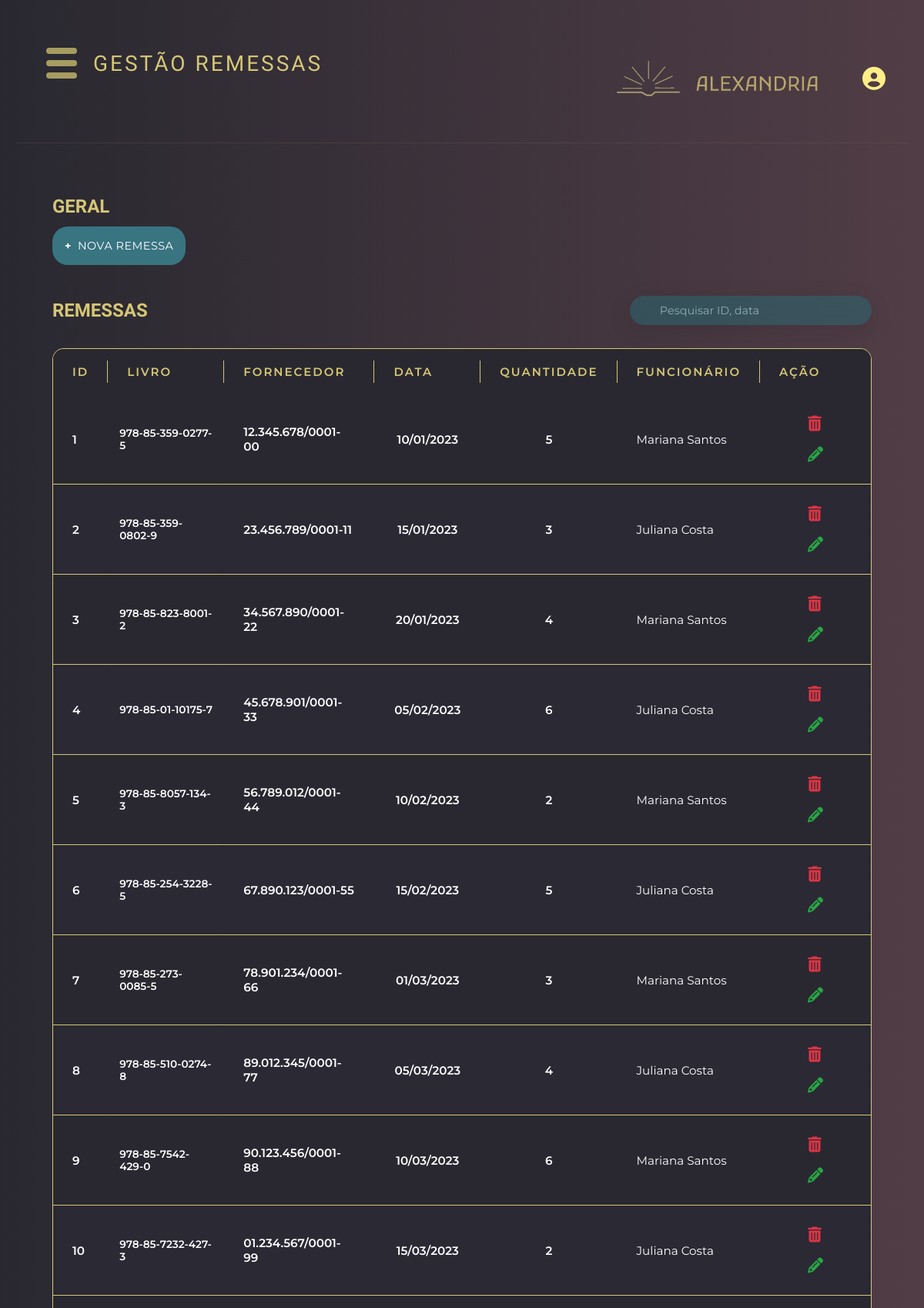
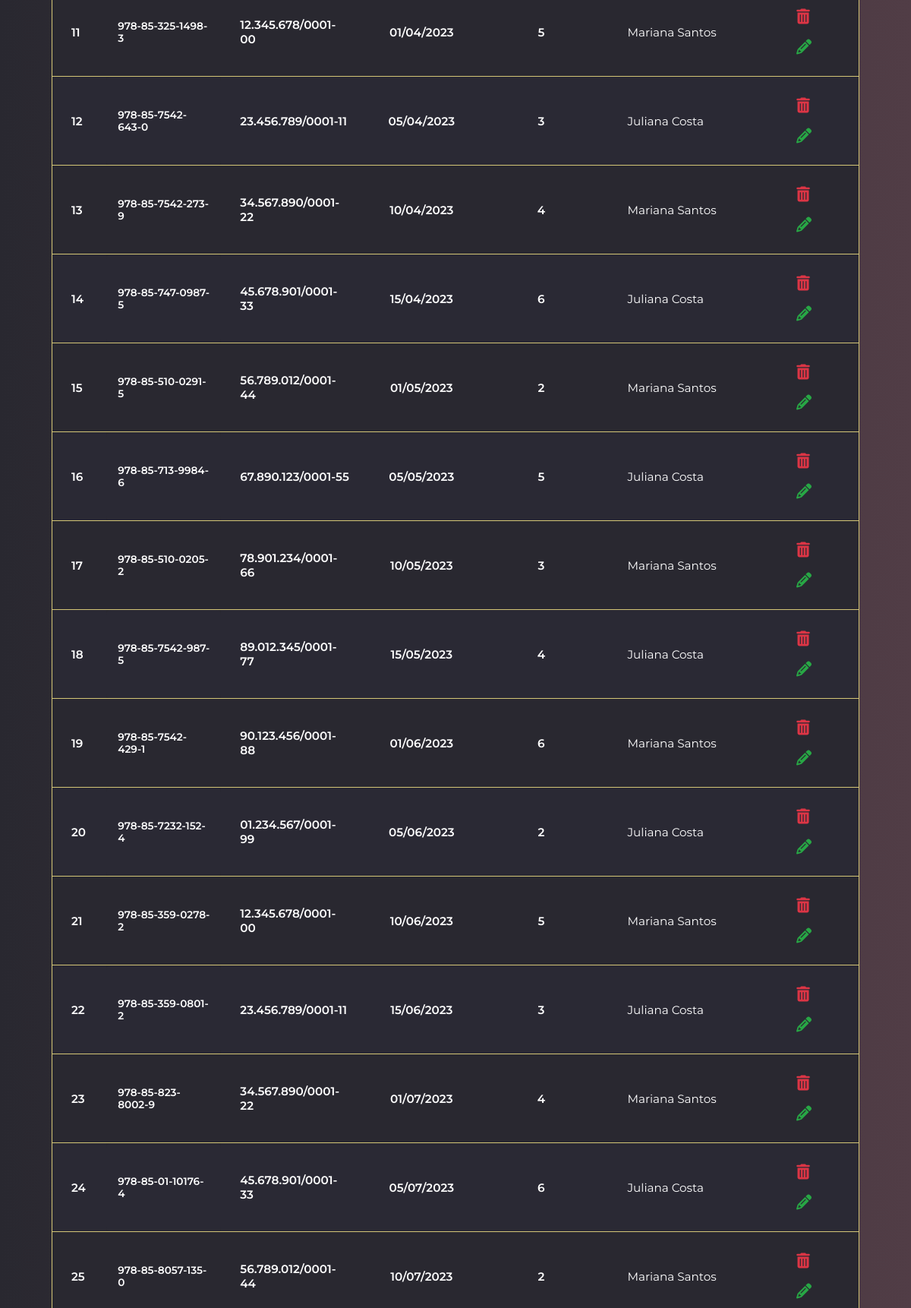
The app's page /template/gestao/remessa-gestao.php (signed in, upper part) with its own data (2 pictures, top to bottom).
### tables this page shows
CREATE TABLE REMESSA (
 pk_rem INT PRIMARY KEY auto_increment, 
 rem_data DATE,
 rem_qtd INT not null,
 fk_forn INT not null,
 fk_liv INT not null,
 fk_user INT not null,
 FOREIGN KEY(fk_forn) references FORNECEDOR(pk_forn) on delete restrict on update cascade,
 FOREIGN KEY(fk_liv) references LIVRO(pk_liv) on delete restrict on update cascade,
 FOREIGN KEY(fk_user) references USUARIO(pk_user) on delete restrict on update cascade
);

CREATE TABLE LIVRO ( 
 pk_liv INT PRIMARY KEY auto_increment,
 liv_titulo VARCHAR(200) not null,
 liv_isbn VARCHAR(17) not null unique,
 liv_edicao INT,
 liv_anoPublicacao INT,
 liv_sinopse VARCHAR(3000),
 liv_estoque INT,
 liv_dataAlteracaoEstoque DATETIME,
 liv_dataCriacao TIMESTAMP DEFAULT CURRENT_TIMESTAMP,
 liv_idioma VARCHAR(30),
 liv_num_paginas INT,
 liv_capa VARCHAR(255),
 fk_aut INT not null,
 fk_cat INT not null,
 FOREIGN KEY(fk_aut) references AUTOR(pk_aut),
 FOREIGN KEY(fk_cat) references CATEGORIA(pk_cat)
);

CREATE TABLE FORNECEDOR ( 
 pk_forn INT PRIMARY KEY auto_increment,
 forn_nome VARCHAR(250) not null,
 forn_cnpj VARCHAR(18) unique,
 forn_telefone VARCHAR(16),
 forn_email VARCHAR(100),
 forn_endereco VARCHAR(250),
 forn_dataCriacao TIMESTAMP DEFAULT CURRENT_TIMESTAMP
);

CREATE TABLE USUARIO ( 
 pk_user INT PRIMARY KEY auto_increment,
 user_nome VARCHAR(250) not null,
 user_cpf VARCHAR(14) unique not null,
 user_email VARCHAR(250),
 user_telefone VARCHAR(16),
 user_senha VARCHAR(255) not null,
 user_login VARCHAR(20) unique,
 user_dataAdmissao DATE,
 user_dataDemissao DATE,
 user_dataCriacao TIMESTAMP DEFAULT CURRENT_TIMESTAMP,
 user_foto VARCHAR(255),
 user_status ENUM('Ativo', 'Inativo'),
 user_tipoUser ENUM('Administrador', 'Secretaria', 'Almoxarife')
);

### geral.php (called while the page is built, shortened)
<?php
function conectaBd() {
    $conexao = conectarBanco();
    return $conexao;
}
function listar($tabela) {
    $conexao = conectaBd();
    $stmt = $conexao->prepare("SELECT * FROM $tabela");
    $stmt->execute();
    $variavel = $stmt->fetchAll();
    return $variavel;
}
function selecionarPorId($tabela, $id, $chavePrimaria) {
    $conexao = conectaBd();
    $stmt = $conexao-> prepare("SELECT * FROM $tabela WHERE $chavePrimaria = :id");
    $stmt-> bindParam(":id", $id, PDO::PARAM_INT);
    $stmt-> execute();
    $variavel = $stmt-> fetch(PDO::FETCH_ASSOC);
    return $variavel;
}
?>

### template/gestao/remessa-gestao.php (the view, shortened to what this page needs)
<?php
require_once "../../geral.php";
include '../header.php';
?>
<main class="main-content">
    <div class="top-section">
        <div class="actions-section">
            <h2>GERAL</h2>
            <button class="action-btn" onclick="abrePopup('popupCadastroRemessa')"><span class="plus-icon">+</span>NOVA remessa</button>
        </div>
    </div>
    <div class="search-section">
        <h2>REMESSAS</h2>
        <div class='search-section__barra'>
            <input type="text" class="search-input" id="pesquisaInput" size="26";
                   placeholder="Pesquisar ID, data" oninput="pesquisarDadoTabela('remessa')">
        </div>
    </div>
    <div class='titleliv'>
        <div class="tabela" id="container-tabela">
            <div class="tisch">
                <?php include 'tabelas.php'; ?>
            </div>
        </div>
    </div>
</main>
</body>
</html>

### template/gestao/tabelas.php (shortened to what this page needs)
<?php
require_once "../../geral.php";
$tabela = $_GET['tabela'] ?? $_SESSION['tabela'] ?? null;
$termoBusca = $_GET['termo'] ?? '';
$mensagem = !empty($termoBusca)
    ? "Não foi possível encontrar $tabela para a pesquisa \"" . htmlspecialchars($termoBusca) . "\""
    : "Não foi possível encontrar $tabela";
switch($tabela) {
    case 'remessa':
        $dados = !empty($termoBusca)
            ? retornoPesquisa($termoBusca, $tabela, 'pk_rem', 'rem_data', '')
            : listar('remessa');
        break;
}
?>
<?php if($tabela === 'membro'): ?>
<table>
    <thead>
        <tr>
            <th>ID</th>
            <th>Nome</th>
            <th>CPF</th>
            <th>Telefone</th>
            <th>E-mail</th>
            <th>Status</th>
            <th>Ação</th>
        </tr>
    </thead>
    <tbody id="tabela-body">
        <?php
        if (!empty($dados)):
            foreach ($dados as $dado):
        ?>
            <tr>
                <td><?= htmlspecialchars($dado["pk_mem"]) ?></td>
                <td><?= htmlspecialchars($dado["mem_nome"]) ?></td>
                <td><?= htmlspecialchars($dado["mem_cpf"]) ?></td>
                <td><?= htmlspecialchars($dado["mem_telefone"]) ?></td>
                <td><?= htmlspecialchars($dado["mem_email"]) ?></td>
                <td><?= htmlspecialchars($dado["mem_status"]) ?></td>
                <td>
                    <button style="background: none; border: none; padding: 0; cursor: pointer;"
                            onclick="confirmarExclusao('membro-gestao.php', 'excluir_membro', <?= $dado['pk_mem'] ?>, 'Tem certeza que deseja excluir este membro?')">
                        <i class='fas fa-trash-alt' style="font-size: 20px; color: #a69c60; margin-right: 7px;"></i>
                    </button>
                    <button onclick="location.href='?id=<?= $dado['pk_mem'] ?>#editarMembro'"
                            style="background: none; border: none; padding: 0; cursor: pointer;">
                        <i class="fas fa-pencil-alt" style="font-size: 20px; color: #a69c60; margin-right: 7px;"></i>
                    </button>
                    <a href="../../historicoPdf.php?id_mem=<?= $dado['pk_mem'] ?>" target="_blank"
                       style="text-decoration: none; cursor: pointer;">
                        <i class="fas fa-file-pdf" title="Gerar Relatório em PDF" style="font-size: 20px; color: #a69c60;"></i>
                    </a>
                </td>
            </tr>
        <?php
            endforeach;
        else:
            echo "<tr><td colspan='8' class='text-center'><i class='fas fa-search'></i> $mensagem</td></tr>";
        endif;
        ?>
    </tbody>
</table>
<?php elseif($tabela === 'remessa'): ?>
<table>
    <thead>
        <tr>
            <th>ID</th>
            <th>Livro</th>
            <th>Fornecedor</th>
            <th>Data</th>
            <th>Quantidade</th>
            <th>Funcionário</th>
            <th>Ação</th>
        </tr>
    </thead>
    <tbody id="tabela-body">
        <?php
            if(!empty($dados)):
                foreach ($dados as $dado):
                    $livro = selecionarPorId('livro', $dado['fk_liv'], 'pk_liv');
                    $fornecedor = selecionarPorId('fornecedor', $dado['fk_forn'], 'pk_forn');
                    $usuario = selecionarPorId('usuario', $dado['fk_user'], 'pk_user');
        ?>
                    <tr>
                        <td><?= htmlspecialchars($dado["pk_rem"]) ?></td>
                        <td><?= htmlspecialchars($livro["liv_isbn"]) ?></td>
                        <td><?= htmlspecialchars($fornecedor["forn_cnpj"]) ?></td>
                        <td><?= htmlspecialchars(date('d/m/Y', strtotime($dado["rem_data"]))) ?? null?></td>
                        <td><?= htmlspecialchars($dado["rem_qtd"])?></td>
                        <td><?= htmlspecialchars($usuario["user_nome"]) ?></td>
                        <td>
                            <button style="background: none; border: none; padding: 0; cursor: pointer;"
                                    onclick="confirmarExclusao('remessa-gestao.php', 'excluir_remessa', <?= $dado['pk_rem'] ?>, 'Tem certeza que deseja excluir este registro de remessa?')">
                                <i class='fas fa-trash-alt' style="font-size: 20px; color: #a69c60; margin-right: 7px;"></i>
                            </button>
                            <button onclick="location.href='?id=<?= $dado['pk_rem'] ?>#editarRemessa'"
                                    style="background: none; border: none; padding: 0; cursor: pointer;">
                                    <i class="fas fa-pencil-alt" style="font-size: 20px; color: #a69c60;"></i>
                            </button>
                        </td>
                    </tr>
        <?php
                endforeach;
            else: echo "<tr><td colspan='8' class='text-center'><i class='fas fa-search'></i>$mensagem</td></tr>";
            endif;
        ?>
    </tbody>
</table>
<?php endif; ?>

### static/css/header.css (style rules this page uses)
:root { --cor-primaria: rgb(41, 40, 48); --cor-secundaria: rgb(81, 61, 70); --cor-titulo-1: #FFEE87CC; --cor-titulo-2: #C4E9EC99; --cor-titulo-2-contraste: #23767E; --cor-titulo-2-contraste-60: #23767E99; --cor-texto: #FFF; }
* { margin: 0; padding: 0; box-sizing: border-box; }
body { background: linear-gradient(to right, var(--cor-primaria), var(--cor-secundaria)); min-height: 100vh; font-family: 'Montserrat', sans-serif; color: var(--cor-titulo-1); overflow-x: hidden; }
h1, h2, h3 { font-family: 'Krona One', 'sans-serif'; }
body { background-color: #121212; font-family: Arial, sans-serif; color: white; }
body { background-color: #1a1a1a; font-family: Arial, sans-serif; }

### static/css/geral.css (style rules this page uses)
:root { --cor-primaria: rgb(41, 40, 48); --cor-secundaria: rgb(81, 61, 70); --cor-titulo-1: #FFEE87CC; --cor-titulo-2: #C4E9EC99; --cor-titulo-2-contraste: #23767E; --cor-titulo-2-contraste-60: #23767E99; --cor-titulo-2-contraste-40: #23767e6b; --cor-texto: #FFF; }
* { margin: 0; padding: 0; box-sizing: border-box; text-decoration: none; }
.main-content { padding: 3rem; }
.top-section { margin-top:20px; display: flex; justify-content: space-between; align-items: flex-start; margin-bottom: 40px; }
.actions-section { display: flex; flex-direction: column; gap: 12px; }
.action-btn { background: #397481; border: none; color: white; padding: 1rem; border-radius: 20px; cursor: pointer; font: 400 0.9rem 'Montserrat', 'sans-serif'; display: flex; align-items: center; gap: 8px; width: fit-content; text-transform: uppercase; letter-spacing: 0.5px; transition: all 0.2s ease; }
.plus-icon { font-size: 14px; font-weight: bold; }
.search-section { margin-bottom: 20px; display: flex; align-items: center; justify-content: space-between; }
.search-section__barra { display: flex; justify-content: flex-start; align-items: center; padding: 0.5em 1.4em; background: var(--cor-titulo-2-contraste-40); border: 2px solid transparent; border-radius: 25px; outline: none; transition: all 0.4s cubic-bezier(0.25, 0.8, 0.25, 1); backdrop-filter: blur(10px); box-shadow: 0 8px 32px rgba(0, 0, 0, 0.1); animation: slideIn 0.8s ease-out; }
.search-input { font: 400 0.9rem 'Montserrat'; width: 100%; padding: 0 2em 0 1em; margin: 0; background-color: transparent; border: none; color: var(--cor-texto); }
.search-input::placeholder { color: var(--cor-titulo-2); transition: all 0.3s ease; }
.titleliv { margin: 30px 0; }
.tabela { background: var(--cor-primaria); border-radius: 15px; overflow-y: hidden; border: 1px solid var(--cor-titulo-1); }
table { width: 100%; border-collapse: collapse; font-family: 'Montserrat', sans-serif; }
th { position:sticky; background: var(--cor-primaria); color: var(--cor-titulo-1); padding: 20px 25px; text-align: left; font-weight: 600; text-transform: uppercase; letter-spacing: 2px; font-size: 15px; position: relative; }
th:not(:last-child)::after { content: ''; position: absolute; right: 0; top: 25%; height: 50%; width: 1px; background: var(--cor-titulo-1); }
td { padding: 18px 25px; border-bottom: 1px solid var(--cor-titulo-1); font-size: 0.95rem; color:white; vertical-align: middle; transition: all 0.3s ease; }
td:first-child { font-weight: 600; color: white; }
td:nth-child(2) { font-family: 'Montserrat', sans-serif; font-weight: 600; border-radius: 6px; font-size: 0.85rem; color: white; padding: 12px 15px; }
td:nth-child(3) { text-transform: capitalize; font-weight: 600; }
td:nth-child(4), td:nth-child(5) { text-align: center; font-weight: 600; color: white; }
td:last-child { text-align: center; }
td:last-child i { cursor: pointer; transition: all 0.3s ease; padding: 10px; border-radius: 8px; margin: 0 5px; }
.fa-trash-alt { color: #dc3545 !important; }
.fa-pencil-alt { color: #28a745 !important; }
tbody tr:nth-child(even) { background-color: rgba(102, 126, 234, 0.02); }
h1, h2 { font-weight: 700; color: var(--cor-titulo-1); text-transform: uppercase; font-family: 'Krona One', 'sans-serif'; }
input, textarea, select { font-family: 'Montserrat', 'sans-serif'; width: 100%; padding: 15px 20px; background: var(--cor-secundaria); border: 1px solid rgba(255, 255, 255, 0.1); border-radius: 20px; color: #ffffff; font-size: 16px; transition: all 0.3s ease; outline: none; }
input::placeholder, textarea::placeholder, select::placeholder { color: rgba(255, 255, 255, 0.4); }

### records on screen
remessa: pk_rem "1", fk_liv.liv_isbn "978-85-359-0277-5", fk_forn.forn_cnpj "12.345.678/0001-00", rem_data "10/01/2023", rem_qtd "5", fk_user.user_nome "Mariana Santos"
remessa: pk_rem "2", fk_liv.liv_isbn "978-85-359-0802-9", fk_forn.forn_cnpj "23.456.789/0001-11", rem_data "15/01/2023", rem_qtd "3", fk_user.user_nome "Juliana Costa"
remessa: pk_rem "3", fk_liv.liv_isbn "978-85-823-8001-2", fk_forn.forn_cnpj "34.567.890/0001-22", rem_data "20/01/2023", rem_qtd "4", fk_user.user_nome "Mariana Santos"
remessa: pk_rem "4", fk_liv.liv_isbn "978-85-01-10175-7", fk_forn.forn_cnpj "45.678.901/0001-33", rem_data "05/02/2023", rem_qtd "6", fk_user.user_nome "Juliana Costa"
remessa: pk_rem "5", fk_liv.liv_isbn "978-85-8057-134-3", fk_forn.forn_cnpj "56.789.012/0001-44", rem_data "10/02/2023", rem_qtd "2", fk_user.user_nome "Mariana Santos"
remessa: pk_rem "6", fk_liv.liv_isbn "978-85-254-3228-5", fk_forn.forn_cnpj "67.890.123/0001-55", rem_data "15/02/2023", rem_qtd "5", fk_user.user_nome "Juliana Costa"
remessa: pk_rem "7", fk_liv.liv_isbn "978-85-273-0085-5", fk_forn.forn_cnpj "78.901.234/0001-66", rem_data "01/03/2023", rem_qtd "3", fk_user.user_nome "Mariana Santos"
remessa: pk_rem "8", fk_liv.liv_isbn "978-85-510-0274-8", fk_forn.forn_cnpj "89.012.345/0001-77", rem_data "05/03/2023", rem_qtd "4", fk_user.user_nome "Juliana Costa"
remessa: pk_rem "9", fk_liv.liv_isbn "978-85-7542-429-0", fk_forn.forn_cnpj "90.123.456/0001-88", rem_data "10/03/2023", rem_qtd "6", fk_user.user_nome "Mariana Santos"
remessa: pk_rem "10", fk_liv.liv_isbn "978-85-7232-427-3", fk_forn.forn_cnpj "01.234.567/0001-99", rem_data "15/03/2023", rem_qtd "2", fk_user.user_nome "Juliana Costa"
remessa: pk_rem "11", fk_liv.liv_isbn "978-85-325-1498-3", fk_forn.forn_cnpj "12.345.678/0001-00", rem_data "01/04/2023", rem_qtd "5", fk_user.user_nome "Mariana Santos"
remessa: pk_rem "12", fk_liv.liv_isbn "978-85-7542-643-0", fk_forn.forn_cnpj "23.456.789/0001-11", rem_data "05/04/2023", rem_qtd "3", fk_user.user_nome "Juliana Costa"
remessa: pk_rem "13", fk_liv.liv_isbn "978-85-7542-273-9", fk_forn.forn_cnpj "34.567.890/0001-22", rem_data "10/04/2023", rem_qtd "4", fk_user.user_nome "Mariana Santos"
remessa: pk_rem "14", fk_liv.liv_isbn "978-85-747-0987-5", fk_forn.forn_cnpj "45.678.901/0001-33", rem_data "15/04/2023", rem_qtd "6", fk_user.user_nome "Juliana Costa"
remessa: pk_rem "15", fk_liv.liv_isbn "978-85-510-0291-5", fk_forn.forn_cnpj "56.789.012/0001-44", rem_data "01/05/2023", rem_qtd "2", fk_user.user_nome "Mariana Santos"
remessa: pk_rem "16", fk_liv.liv_isbn "978-85-713-9984-6", fk_forn.forn_cnpj "67.890.123/0001-55", rem_data "05/05/2023", rem_qtd "5", fk_user.user_nome "Juliana Costa"
remessa: pk_rem "17", fk_liv.liv_isbn "978-85-510-0205-2", fk_forn.forn_cnpj "78.901.234/0001-66", rem_data "10/05/2023", rem_qtd "3", fk_user.user_nome "Mariana Santos"
remessa: pk_rem "18", fk_liv.liv_isbn "978-85-7542-987-5", fk_forn.forn_cnpj "89.012.345/0001-77", rem_data "15/05/2023", rem_qtd "4", fk_user.user_nome "Juliana Costa"
remessa: pk_rem "19", fk_liv.liv_isbn "978-85-7542-429-1", fk_forn.forn_cnpj "90.123.456/0001-88", rem_data "01/06/2023", rem_qtd "6", fk_user.user_nome "Mariana Santos"
remessa: pk_rem "20", fk_liv.liv_isbn "978-85-7232-152-4", fk_forn.forn_cnpj "01.234.567/0001-99", rem_data "05/06/2023", rem_qtd "2", fk_user.user_nome "Juliana Costa"
remessa: pk_rem "21", fk_liv.liv_isbn "978-85-359-0278-2", fk_forn.forn_cnpj "12.345.678/0001-00", rem_data "10/06/2023", rem_qtd "5", fk_user.user_nome "Mariana Santos"
remessa: pk_rem "22", fk_liv.liv_isbn "978-85-359-0801-2", fk_forn.forn_cnpj "23.456.789/0001-11", rem_data "15/06/2023", rem_qtd "3", fk_user.user_nome "Juliana Costa"
remessa: pk_rem "23", fk_liv.liv_isbn "978-85-823-8002-9", fk_forn.forn_cnpj "34.567.890/0001-22", rem_data "01/07/2023", rem_qtd "4", fk_user.user_nome "Mariana Santos"
remessa: pk_rem "24", fk_liv.liv_isbn "978-85-01-10176-4", fk_forn.forn_cnpj "45.678.901/0001-33", rem_data "05/07/2023", rem_qtd "6", fk_user.user_nome "Juliana Costa"
remessa: pk_rem "25", fk_liv.liv_isbn "978-85-8057-135-0", fk_forn.forn_cnpj "56.789.012/0001-44", rem_data "10/07/2023", rem_qtd "2", fk_user.user_nome "Mariana Santos"

### other values on screen
$tituloH1 "GESTÃO REMESSAS"
